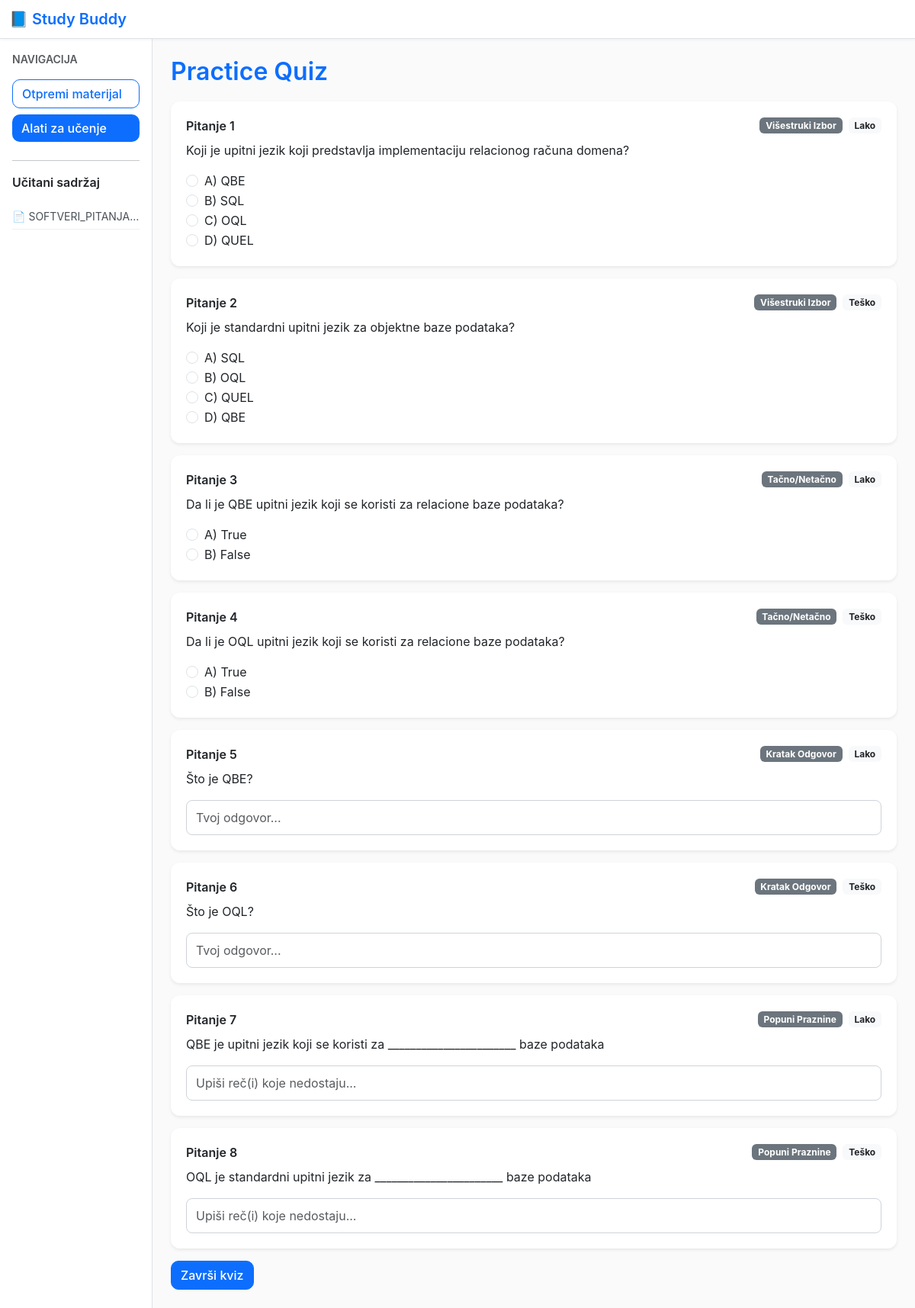
The app's page /quiz/1 with its own data.
### models.py (models this page shows)
class Document(Base):
    __tablename__ = 'documents'
    id = Column(Integer, primary_key=True)
    filename = Column(String(255), nullable=False)
    size_kb = Column(Integer, default=0)
    content = Column(Text, nullable=False)
    created_at = Column(DateTime, default=datetime.utcnow)
    summaries = relationship('Summary', back_populates='document', cascade='all,delete')
    quizzes   = relationship('Quiz',     back_populates='document', cascade='all,delete')
    flashcards= relationship('Flashcard',back_populates='document', cascade='all,delete')

class Quiz(Base):
    __tablename__ = 'quizzes'
    id = Column(Integer, primary_key=True)
    document_id = Column(Integer, ForeignKey('documents.id'), nullable=False)
    title = Column(String(255), default='Practice Quiz')
    total_questions = Column(Integer, default=0)
    created_at = Column(DateTime, default=datetime.utcnow)
    document = relationship('Document', back_populates='quizzes')
    questions = relationship('Question', back_populates='quiz', cascade='all,delete')

class Question(Base):
    __tablename__ = 'questions'
    id = Column(Integer, primary_key=True)
    quiz_id = Column(Integer, ForeignKey('quizzes.id'), nullable=False)
    kind = Column(String(32))         # mcq|tf|short|fill
    difficulty = Column(String(16))   # easy|medium|hard
    prompt = Column(Text, nullable=False)
    options = Column(Text)            # "A) ...|B) ...|C) ...|D) ..."
    correct_answer = Column(Text)     # "A" / "True" / slobodan tekst
    explanation = Column(Text)
    quiz = relationship('Quiz', back_populates='questions')

### app.py (the view)
@app.get('/quiz/<int:quiz_id>')
def quiz_view(quiz_id):
    s = Session()
    quiz = s.get(Quiz, quiz_id)
    if not quiz:
        flash('Kviz nije pronadjen.')
        return redirect(url_for('tools'))
    return render_template('quiz_view.html', quiz=quiz)

### app.py (called while the page is built)
@app.context_processor
def inject_docs():
    s = Session()
    docs = s.query(Document).order_by(Document.created_at.desc()).all()
    return {'sidebar_docs': docs}

### templates/quiz_view.html (shortened to what this page needs)
{% extends 'base.html' %}
{% block content %}
<h2 class="d-flex align-items-center gap-3">
  {{ quiz.title }}
</h2>
<form method="post" action="{{ url_for('quiz_grade', quiz_id=quiz.id) }}">
  {% for q in quiz.questions %}
  <div class="card mb-3 shadow-sm">
    <div class="card-body">
      <div class="d-flex justify-content-between align-items-center">
        <div class="fw-semibold">Pitanje {{ loop.index }}</div>
        <div class="d-flex align-items-center gap-2">
          <span class="badge bg-secondary text-capitalize">
            {% if q.kind == 'mcq' %}višestruki izbor{% elif q.kind == 'tf' %}tačno/netačno{% elif q.kind == 'short' %}kratak odgovor{% else %}popuni praznine{% endif %}
          </span>
          <span class="badge bg-light text-dark text-capitalize">
            {% if q.difficulty == 'Easy' or q.difficulty == 'easy' %}lako{% elif q.difficulty == 'Medium' or q.difficulty == 'medium' %}srednje{% else %}teško{% endif %}
          </span>
        </div>
      </div>
      <p class="mt-2 mb-3">{{ q.prompt }}</p>
      {% if q.kind in ['mcq','tf'] %}
        {% set opts = (q.options or '').split('|') %}
        {% for opt in opts %}
          {% set letter = (opt.split(')')[0] or '').strip() %}
          <div class="form-check">
            <input class="form-check-input" type="radio"
                   name="q_{{ q.id }}"
                   value="{{ letter }}"
                   id="q{{ q.id }}_{{ loop.index }}"
                   {% if answers and answers.get(q.id)|default('') == letter %}checked{% endif %}>
            <label class="form-check-label" for="q{{ q.id }}_{{ loop.index }}">{{ opt }}</label>
          </div>
        {% endfor %}
      {% elif q.kind in ['short','fill'] %}
        <input class="form-control" type="text" name="q_{{ q.id }}"
               placeholder="{% if q.kind == 'fill' %}Upiši reč(i) koje nedostaju...{% else %}Tvoj odgovor...{% endif %}"
               value="{{ answers.get(q.id) if answers else '' }}">
      {% endif %}
    </div>
  </div>
  {% endfor %}
  {% if score is not defined %}
    <button class="btn btn-primary">Završi kviz</button>
  {% else %}
    <a class="btn btn-outline-primary" href="{{ url_for('quiz_view', quiz_id=quiz.id) }}">Ponovi kviz</a>
  {% endif %}
</form>
{% endblock %}

### templates/base.html (shortened to what this page needs)
<!doctype html>
<html lang="sr">
<head>
  <link href="https://cdn.jsdelivr.net/npm/bootstrap@5.3.3/dist/css/bootstrap.min.css" rel="stylesheet">
  <link href="{{ url_for('static', filename='style.css') }}" rel="stylesheet">
</head>
<body>
<nav class="navbar navbar-light bg-light border-bottom">
  <div class="container-fluid">
    <span class="navbar-brand mb-0 h1">📘 Study Buddy</span>
  </div>
</nav>
<div class="container-fluid">
  <div class="row">
    <aside class="col-12 col-md-3 col-lg-2 border-end p-3 bg-white">
      <div class="mb-3 fw-semibold small text-uppercase text-muted">Navigacija</div>
      <a class="btn btn-outline-primary w-100 mb-2" href="{{ url_for('upload') }}">Otpremi materijal</a>
      <a class="btn btn-primary w-100 mb-2" href="{{ url_for('tools') }}">Alati za učenje</a>
      <hr>
      <div class="fw-semibold mb-2">Učitani sadržaj</div>
      {% if sidebar_docs %}
        <ul class="list-unstyled small">
          {% for d in sidebar_docs %}
            <li class="text-truncate" title="{{ d.filename }}">📄 {{ d.filename }}</li>
          {% endfor %}
        </ul>
      {% else %}
        <div class="text-muted small">Još nema sadržaja</div>
      {% endif %}
    </aside>
    <main class="col-12 col-md-9 col-lg-10 p-4">
      {% block content %}{% endblock %}
    </main>
  </div>
</div>
</body>
</html>

### static/style.css (style rules this page uses)
body { background-color: #f8f9fa; font-family: 'Inter', 'Segoe UI', sans-serif; color: #212529; }
h2 { font-weight: 600; margin-bottom: 1.2rem; color: #0d6efd; }
.navbar { background-color: #ffffff !important; box-shadow: 0 1px 4px rgba(0, 0, 0, 0.05); }
.navbar-brand { font-weight: 600; color: #0d6efd !important; display: flex; align-items: center; gap: 6px; }
aside { background: #ffffff; min-height: 100vh; border-right: 1px solid #dee2e6; padding-top: 1.5rem !important; }
aside .btn { text-align: left; font-weight: 500; }
aside .btn-outline-primary { border-color: #0d6efd; color: #0d6efd; }
aside .btn-primary { background-color: #0d6efd; border: none; }
aside ul { margin-top: 1rem; }
aside li { padding: 6px 0; border-bottom: 1px solid #f1f1f1; color: #495057; }
main { background: #fafafa; min-height: 100vh; }
.card { border-radius: 12px; border: none; box-shadow: 0 3px 8px rgba(0, 0, 0, 0.05); transition: all 0.2s ease-in-out; }
.card-body { padding: 1.25rem; }
.btn { border-radius: 10px; font-weight: 500; }
.btn-primary, .btn-info, .btn-success, .btn-outline-secondary { background-color: #0d6efd; border-color: #0d6efd; color: #fff; }
.btn-outline-primary { border-color: #0d6efd; color: #0d6efd; }
input.form-control, select.form-select { border-radius: 8px; border: 1px solid #ced4da; padding: 10px 12px; }

### records on screen
Document: filename "SOFTVERI_PITANJA…"
Quiz: title "Practice Quiz"
Question: kind "Višestruki Izbor", difficulty "Lako", prompt "Koji je upitni jezik koji predstavlja implementaciju relacionog računa domena?", opts "A) QBE" "B) SQL" "C) OQL" "D) QUEL"
Question: kind "Višestruki Izbor", difficulty "Teško", prompt "Koji je standardni upitni jezik za objektne baze podataka?", opts "A) SQL" "B) OQL" "C) QUEL" "D) QBE"
Question: kind "Tačno/Netačno", difficulty "Lako", prompt "Da li je QBE upitni jezik koji se koristi za relacione baze podataka?", opts "A) True" "B) False"
Question: kind "Tačno/Netačno", difficulty "Teško", prompt "Da li je OQL upitni jezik koji se koristi za relacione baze podataka?", opts "A) True" "B) False"
Question: shows "Kratak Odgovor", difficulty "Lako", prompt "Što je QBE?"
Question: shows "Kratak Odgovor", difficulty "Teško", prompt "Što je OQL?"
Question: shows "Popuni Praznine", difficulty "Lako", prompt "QBE je upitni jezik koji se koristi za _______________________ baze podataka"
Question: shows "Popuni Praznine", difficulty "Teško", prompt "OQL je standardni upitni jezik za _______________________ baze podataka"
